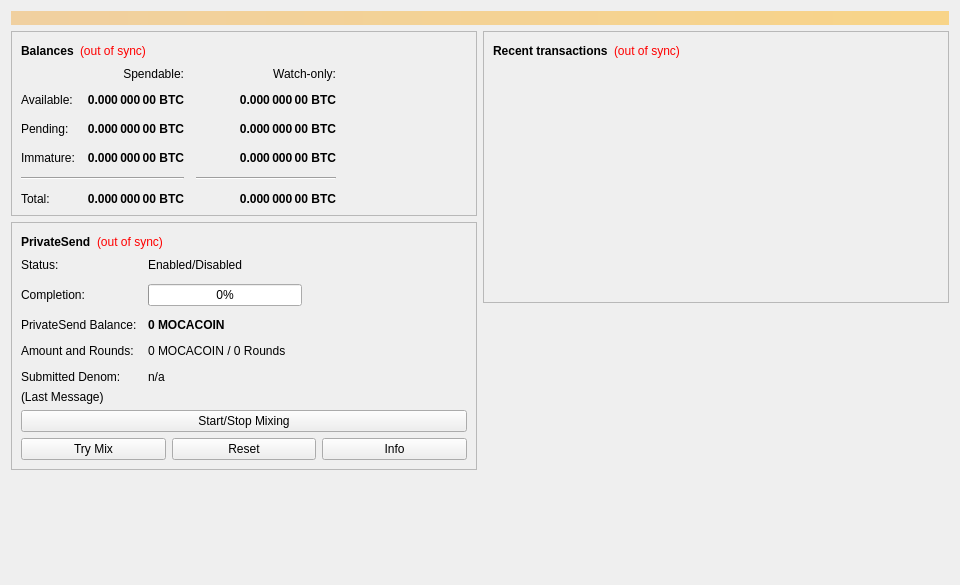
<?xml version="1.0" encoding="UTF-8"?>
<ui version="4.0">
 <class>OverviewPage</class>
 <widget class="QWidget" name="OverviewPage">
  <property name="geometry">
   <rect>
    <x>0</x>
    <y>0</y>
    <width>960</width>
    <height>585</height>
   </rect>
  </property>
  <property name="minimumSize">
   <size>
    <width>960</width>
    <height>0</height>
   </size>
  </property>
  <property name="windowTitle">
   <string>Form</string>
  </property>
  <layout class="QVBoxLayout" name="topLayout">
   <item>
    <widget class="QLabel" name="labelAlerts">
     <property name="visible">
      <bool>false</bool>
     </property>
     <property name="styleSheet">
      <string notr="true">background-color: qlineargradient(x1: 0, y1: 0, x2: 1, y2: 0, stop:0 #F0D0A0, stop:1 #F8D488); color:#000000;</string>
     </property>
     <property name="wordWrap">
      <bool>true</bool>
     </property>
     <property name="margin">
      <number>3</number>
     </property>
    </widget>
   </item>
   <item>
    <layout class="QHBoxLayout" name="horizontalLayout" stretch="1,1">
     <item>
      <layout class="QVBoxLayout" name="verticalLayout_2">
       <item>
        <widget class="QFrame" name="frame">
         <property name="frameShape">
          <enum>QFrame::StyledPanel</enum>
         </property>
         <property name="frameShadow">
          <enum>QFrame::Raised</enum>
         </property>
         <layout class="QVBoxLayout" name="verticalLayout_4">
          <item>
           <layout class="QHBoxLayout" name="horizontalLayout_4">
            <item>
             <widget class="QLabel" name="label_5">
              <property name="font">
               <font>
                <weight>75</weight>
                <bold>true</bold>
               </font>
              </property>
              <property name="text">
               <string>Balances</string>
              </property>
             </widget>
            </item>
            <item>
             <widget class="QLabel" name="labelWalletStatus">
              <property name="toolTip">
               <string>The displayed information may be out of date. Your wallet automatically synchronizes with the Mocacoin network after a connection is established, but this process has not completed yet.</string>
              </property>
              <property name="styleSheet">
               <string notr="true">QLabel { color: red; }</string>
              </property>
              <property name="text">
               <string notr="true">(out of sync)</string>
              </property>
              <property name="alignment">
               <set>Qt::AlignLeading|Qt::AlignLeft|Qt::AlignVCenter</set>
              </property>
             </widget>
            </item>
            <item>
             <spacer name="horizontalSpacer_3">
              <property name="orientation">
               <enum>Qt::Horizontal</enum>
              </property>
              <property name="sizeHint" stdset="0">
               <size>
                <width>40</width>
                <height>20</height>
               </size>
              </property>
             </spacer>
            </item>
           </layout>
          </item>
          <item>
           <layout class="QGridLayout" name="gridLayout">
            <property name="spacing">
             <number>12</number>
            </property>
            <item row="2" column="2">
             <widget class="QLabel" name="labelWatchPending">
              <property name="font">
               <font>
                <weight>75</weight>
                <bold>true</bold>
               </font>
              </property>
              <property name="cursor">
               <cursorShape>IBeamCursor</cursorShape>
              </property>
              <property name="toolTip">
               <string>Unconfirmed transactions to watch-only addresses</string>
              </property>
              <property name="text">
               <string notr="true">0.000 000 00 BTC</string>
              </property>
              <property name="alignment">
               <set>Qt::AlignRight|Qt::AlignTrailing|Qt::AlignVCenter</set>
              </property>
              <property name="textInteractionFlags">
               <set>Qt::LinksAccessibleByMouse|Qt::TextSelectableByKeyboard|Qt::TextSelectableByMouse</set>
              </property>
             </widget>
            </item>
            <item row="2" column="1">
             <widget class="QLabel" name="labelUnconfirmed">
              <property name="font">
               <font>
                <weight>75</weight>
                <bold>true</bold>
               </font>
              </property>
              <property name="cursor">
               <cursorShape>IBeamCursor</cursorShape>
              </property>
              <property name="toolTip">
               <string>Total of transactions that have yet to be confirmed, and do not yet count toward the spendable balance</string>
              </property>
              <property name="text">
               <string notr="true">0.000 000 00 BTC</string>
              </property>
              <property name="alignment">
               <set>Qt::AlignRight|Qt::AlignTrailing|Qt::AlignVCenter</set>
              </property>
              <property name="textInteractionFlags">
               <set>Qt::LinksAccessibleByMouse|Qt::TextSelectableByKeyboard|Qt::TextSelectableByMouse</set>
              </property>
             </widget>
            </item>
            <item row="3" column="2">
             <widget class="QLabel" name="labelWatchImmature">
              <property name="font">
               <font>
                <weight>75</weight>
                <bold>true</bold>
               </font>
              </property>
              <property name="cursor">
               <cursorShape>IBeamCursor</cursorShape>
              </property>
              <property name="toolTip">
               <string>Mined balance in watch-only addresses that has not yet matured</string>
              </property>
              <property name="text">
               <string notr="true">0.000 000 00 BTC</string>
              </property>
              <property name="alignment">
               <set>Qt::AlignRight|Qt::AlignTrailing|Qt::AlignVCenter</set>
              </property>
              <property name="textInteractionFlags">
               <set>Qt::LinksAccessibleByMouse|Qt::TextSelectableByKeyboard|Qt::TextSelectableByMouse</set>
              </property>
             </widget>
            </item>
            <item row="4" column="0" colspan="2">
             <widget class="Line" name="lineSpendableBalance">
              <property name="orientation">
               <enum>Qt::Horizontal</enum>
              </property>
             </widget>
            </item>
            <item row="4" column="2">
             <widget class="Line" name="lineWatchBalance">
              <property name="sizePolicy">
               <sizepolicy hsizetype="Preferred" vsizetype="Fixed">
                <horstretch>0</horstretch>
                <verstretch>0</verstretch>
               </sizepolicy>
              </property>
              <property name="minimumSize">
               <size>
                <width>140</width>
                <height>0</height>
               </size>
              </property>
              <property name="orientation">
               <enum>Qt::Horizontal</enum>
              </property>
             </widget>
            </item>
            <item row="5" column="0">
             <widget class="QLabel" name="labelTotalText">
              <property name="text">
               <string>Total:</string>
              </property>
             </widget>
            </item>
            <item row="3" column="1">
             <widget class="QLabel" name="labelImmature">
              <property name="font">
               <font>
                <weight>75</weight>
                <bold>true</bold>
               </font>
              </property>
              <property name="cursor">
               <cursorShape>IBeamCursor</cursorShape>
              </property>
              <property name="toolTip">
               <string>Mined balance that has not yet matured</string>
              </property>
              <property name="text">
               <string notr="true">0.000 000 00 BTC</string>
              </property>
              <property name="alignment">
               <set>Qt::AlignRight|Qt::AlignTrailing|Qt::AlignVCenter</set>
              </property>
              <property name="textInteractionFlags">
               <set>Qt::LinksAccessibleByMouse|Qt::TextSelectableByKeyboard|Qt::TextSelectableByMouse</set>
              </property>
             </widget>
            </item>
            <item row="2" column="3">
             <spacer name="horizontalSpacer_2">
              <property name="orientation">
               <enum>Qt::Horizontal</enum>
              </property>
              <property name="sizeHint" stdset="0">
               <size>
                <width>40</width>
                <height>20</height>
               </size>
              </property>
             </spacer>
            </item>
            <item row="3" column="0">
             <widget class="QLabel" name="labelImmatureText">
              <property name="text">
               <string>Immature:</string>
              </property>
             </widget>
            </item>
            <item row="5" column="1">
             <widget class="QLabel" name="labelTotal">
              <property name="font">
               <font>
                <weight>75</weight>
                <bold>true</bold>
               </font>
              </property>
              <property name="cursor">
               <cursorShape>IBeamCursor</cursorShape>
              </property>
              <property name="toolTip">
               <string>Your current total balance</string>
              </property>
              <property name="text">
               <string notr="true">0.000 000 00 BTC</string>
              </property>
              <property name="alignment">
               <set>Qt::AlignRight|Qt::AlignTrailing|Qt::AlignVCenter</set>
              </property>
              <property name="textInteractionFlags">
               <set>Qt::LinksAccessibleByMouse|Qt::TextSelectableByKeyboard|Qt::TextSelectableByMouse</set>
              </property>
             </widget>
            </item>
            <item row="5" column="2">
             <widget class="QLabel" name="labelWatchTotal">
              <property name="font">
               <font>
                <weight>75</weight>
                <bold>true</bold>
               </font>
              </property>
              <property name="cursor">
               <cursorShape>IBeamCursor</cursorShape>
              </property>
              <property name="toolTip">
               <string>Current total balance in watch-only addresses</string>
              </property>
              <property name="text">
               <string notr="true">0.000 000 00 BTC</string>
              </property>
              <property name="alignment">
               <set>Qt::AlignRight|Qt::AlignTrailing|Qt::AlignVCenter</set>
              </property>
              <property name="textInteractionFlags">
               <set>Qt::LinksAccessibleByMouse|Qt::TextSelectableByKeyboard|Qt::TextSelectableByMouse</set>
              </property>
             </widget>
            </item>
            <item row="0" column="2">
             <widget class="QLabel" name="labelWatchonly">
              <property name="text">
               <string>Watch-only:</string>
              </property>
              <property name="alignment">
               <set>Qt::AlignRight|Qt::AlignTrailing|Qt::AlignVCenter</set>
              </property>
             </widget>
            </item>
            <item row="1" column="0">
             <widget class="QLabel" name="labelBalanceText">
              <property name="text">
               <string>Available:</string>
              </property>
             </widget>
            </item>
            <item row="1" column="1">
             <widget class="QLabel" name="labelBalance">
              <property name="font">
               <font>
                <weight>75</weight>
                <bold>true</bold>
               </font>
              </property>
              <property name="cursor">
               <cursorShape>IBeamCursor</cursorShape>
              </property>
              <property name="toolTip">
               <string>Your current spendable balance</string>
              </property>
              <property name="text">
               <string notr="true">0.000 000 00 BTC</string>
              </property>
              <property name="alignment">
               <set>Qt::AlignRight|Qt::AlignTrailing|Qt::AlignVCenter</set>
              </property>
              <property name="textInteractionFlags">
               <set>Qt::LinksAccessibleByMouse|Qt::TextSelectableByKeyboard|Qt::TextSelectableByMouse</set>
              </property>
             </widget>
            </item>
            <item row="1" column="2">
             <widget class="QLabel" name="labelWatchAvailable">
              <property name="font">
               <font>
                <weight>75</weight>
                <bold>true</bold>
               </font>
              </property>
              <property name="cursor">
               <cursorShape>IBeamCursor</cursorShape>
              </property>
              <property name="toolTip">
               <string>Your current balance in watch-only addresses</string>
              </property>
              <property name="text">
               <string notr="true">0.000 000 00 BTC</string>
              </property>
              <property name="alignment">
               <set>Qt::AlignRight|Qt::AlignTrailing|Qt::AlignVCenter</set>
              </property>
              <property name="textInteractionFlags">
               <set>Qt::LinksAccessibleByMouse|Qt::TextSelectableByKeyboard|Qt::TextSelectableByMouse</set>
              </property>
             </widget>
            </item>
            <item row="2" column="0">
             <widget class="QLabel" name="labelPendingText">
              <property name="text">
               <string>Pending:</string>
              </property>
             </widget>
            </item>
            <item row="0" column="1">
             <widget class="QLabel" name="labelSpendable">
              <property name="text">
               <string>Spendable:</string>
              </property>
              <property name="alignment">
               <set>Qt::AlignRight|Qt::AlignTrailing|Qt::AlignVCenter</set>
              </property>
             </widget>
            </item>
           </layout>
          </item>
         </layout>
        </widget>
       </item>
       <item>
        <widget class="QFrame" name="framePrivateSend">
         <property name="layoutDirection">
          <enum>Qt::LeftToRight</enum>
         </property>
         <property name="frameShape">
          <enum>QFrame::StyledPanel</enum>
         </property>
         <property name="frameShadow">
          <enum>QFrame::Raised</enum>
         </property>
         <layout class="QVBoxLayout" name="VerticalLayout_PS1">
          <item>
           <layout class="QHBoxLayout" name="horizontalLayout_5">
            <item>
             <widget class="QLabel" name="labelPrivateSendHeader">
              <property name="font">
               <font>
                <weight>75</weight>
                <bold>true</bold>
               </font>
              </property>
              <property name="text">
               <string>PrivateSend</string>
              </property>
             </widget>
            </item>
            <item>
             <widget class="QLabel" name="labelPrivateSendSyncStatus">
              <property name="toolTip">
               <string>The displayed information may be out of date. Your wallet automatically synchronizes with the Mocacoin network after a connection is established, but this process has not completed yet.</string>
              </property>
              <property name="styleSheet">
               <string notr="true">QLabel { color: red; }</string>
              </property>
              <property name="text">
               <string notr="true">(out of sync)</string>
              </property>
              <property name="alignment">
               <set>Qt::AlignLeading|Qt::AlignLeft|Qt::AlignVCenter</set>
              </property>
             </widget>
            </item>
            <item>
             <spacer name="horizontalSpacer_4">
              <property name="orientation">
               <enum>Qt::Horizontal</enum>
              </property>
              <property name="sizeHint" stdset="0">
               <size>
                <width>40</width>
                <height>20</height>
               </size>
              </property>
             </spacer>
            </item>
           </layout>
          </item>
          <item>
           <layout class="QFormLayout" name="privateSendFormLayout">
            <property name="fieldGrowthPolicy">
             <enum>QFormLayout::AllNonFixedFieldsGrow</enum>
            </property>
            <property name="horizontalSpacing">
             <number>11</number>
            </property>
            <property name="verticalSpacing">
             <number>12</number>
            </property>
            <item row="0" column="0">
             <widget class="QLabel" name="labelPrivateSendEnabledText">
              <property name="text">
               <string>Status:</string>
              </property>
             </widget>
            </item>
            <item row="0" column="1">
             <widget class="QLabel" name="labelPrivateSendEnabled">
              <property name="text">
               <string>Enabled/Disabled</string>
              </property>
             </widget>
            </item>
            <item row="1" column="0">
             <widget class="QLabel" name="labelCompletitionText">
              <property name="text">
               <string>Completion:</string>
              </property>
             </widget>
            </item>
            <item row="1" column="1">
             <widget class="QProgressBar" name="privateSendProgress">
              <property name="maximumSize">
               <size>
                <width>154</width>
                <height>16777215</height>
               </size>
              </property>
              <property name="value">
               <number>0</number>
              </property>
             </widget>
            </item>
            <item row="2" column="0">
             <widget class="QLabel" name="labelAnonymizedText">
              <property name="text">
               <string>PrivateSend Balance:</string>
              </property>
             </widget>
            </item>
            <item row="2" column="1">
             <widget class="QLabel" name="labelAnonymized">
              <property name="font">
               <font>
                <weight>75</weight>
                <bold>true</bold>
               </font>
              </property>
              <property name="text">
               <string notr="true">0 MOCACOIN</string>
              </property>
             </widget>
            </item>
            <item row="3" column="0">
             <widget class="QLabel" name="labelAmountAndRoundsText">
              <property name="text">
               <string>Amount and Rounds:</string>
              </property>
             </widget>
            </item>
            <item row="3" column="1">
             <widget class="QLabel" name="labelAmountRounds">
              <property name="text">
               <string>0 MOCACOIN / 0 Rounds</string>
              </property>
             </widget>
            </item>
            <item row="4" column="0">
             <widget class="QLabel" name="labelSubmittedDenomText">
              <property name="text">
               <string>Submitted Denom:</string>
              </property>
             </widget>
            </item>
            <item row="4" column="1">
             <widget class="QLabel" name="labelSubmittedDenom">
              <property name="toolTip">
               <string>The denominations you submitted to the Masternode.&lt;br&gt;To mix, other users must submit the exact same denominations.</string>
              </property>
              <property name="text">
               <string>n/a</string>
              </property>
             </widget>
            </item>
           </layout>
          </item>
          <item>
           <layout class="QVBoxLayout" name="VerticalLayout_PS">
            <item>
             <widget class="QLabel" name="labelPrivateSendLastMessage">
              <property name="text">
               <string>(Last Message)</string>
              </property>
              <property name="alignment">
               <set>Qt::AlignLeading|Qt::AlignLeft|Qt::AlignTop</set>
              </property>
              <property name="wordWrap">
               <bool>true</bool>
              </property>
             </widget>
            </item>
            <item>
             <widget class="QPushButton" name="togglePrivateSend">
              <property name="sizePolicy">
               <sizepolicy hsizetype="MinimumExpanding" vsizetype="Fixed">
                <horstretch>0</horstretch>
                <verstretch>0</verstretch>
               </sizepolicy>
              </property>
              <property name="text">
               <string>Start/Stop Mixing</string>
              </property>
             </widget>
            </item>
            <item>
             <layout class="QHBoxLayout" name="horizontalLayout_debugbuttons">
              <item>
               <widget class="QPushButton" name="privateSendAuto">
                <property name="sizePolicy">
                 <sizepolicy hsizetype="MinimumExpanding" vsizetype="Fixed">
                  <horstretch>0</horstretch>
                  <verstretch>0</verstretch>
                 </sizepolicy>
                </property>
                <property name="toolTip">
                 <string>Try to manually submit a PrivateSend request.</string>
                </property>
                <property name="text">
                 <string>Try Mix</string>
                </property>
               </widget>
              </item>
              <item>
               <widget class="QPushButton" name="privateSendReset">
                <property name="sizePolicy">
                 <sizepolicy hsizetype="MinimumExpanding" vsizetype="Fixed">
                  <horstretch>0</horstretch>
                  <verstretch>0</verstretch>
                 </sizepolicy>
                </property>
                <property name="toolTip">
                 <string>Reset the current status of PrivateSend (can interrupt PrivateSend if it's in the process of Mixing, which can cost you money!)</string>
                </property>
                <property name="autoFillBackground">
                 <bool>false</bool>
                </property>
                <property name="text">
                 <string>Reset</string>
                </property>
               </widget>
              </item>
              <item>
               <widget class="QPushButton" name="privateSendInfo">
                <property name="sizePolicy">
                 <sizepolicy hsizetype="MinimumExpanding" vsizetype="Fixed">
                  <horstretch>0</horstretch>
                  <verstretch>0</verstretch>
                 </sizepolicy>
                </property>
                <property name="toolTip">
                 <string>Information about PrivateSend and Mixing</string>
                </property>
                <property name="text">
                 <string>Info</string>
                </property>
               </widget>
              </item>
             </layout>
            </item>
           </layout>
          </item>
         </layout>
        </widget>
       </item>
       <item>
        <spacer name="verticalSpacer">
         <property name="orientation">
          <enum>Qt::Vertical</enum>
         </property>
         <property name="sizeHint" stdset="0">
          <size>
           <width>20</width>
           <height>40</height>
          </size>
         </property>
        </spacer>
       </item>
      </layout>
     </item>
     <item>
      <layout class="QVBoxLayout" name="verticalLayout_3">
       <item>
        <widget class="QFrame" name="frame_2">
         <property name="frameShape">
          <enum>QFrame::StyledPanel</enum>
         </property>
         <property name="frameShadow">
          <enum>QFrame::Raised</enum>
         </property>
         <layout class="QVBoxLayout" name="verticalLayout">
          <item>
           <layout class="QHBoxLayout" name="horizontalLayout_2">
            <item>
             <widget class="QLabel" name="label_4">
              <property name="font">
               <font>
                <weight>75</weight>
                <bold>true</bold>
               </font>
              </property>
              <property name="text">
               <string>Recent transactions</string>
              </property>
             </widget>
            </item>
            <item>
             <widget class="QLabel" name="labelTransactionsStatus">
              <property name="toolTip">
               <string>The displayed information may be out of date. Your wallet automatically synchronizes with the Mocacoin network after a connection is established, but this process has not completed yet.</string>
              </property>
              <property name="styleSheet">
               <string notr="true">QLabel { color: red; }</string>
              </property>
              <property name="text">
               <string notr="true">(out of sync)</string>
              </property>
              <property name="alignment">
               <set>Qt::AlignLeading|Qt::AlignLeft|Qt::AlignVCenter</set>
              </property>
             </widget>
            </item>
            <item>
             <spacer name="horizontalSpacer">
              <property name="orientation">
               <enum>Qt::Horizontal</enum>
              </property>
              <property name="sizeHint" stdset="0">
               <size>
                <width>40</width>
                <height>20</height>
               </size>
              </property>
             </spacer>
            </item>
           </layout>
          </item>
          <item>
           <widget class="QListView" name="listTransactions">
            <property name="styleSheet">
             <string notr="true">QListView { background: transparent; }</string>
            </property>
            <property name="frameShape">
             <enum>QFrame::NoFrame</enum>
            </property>
            <property name="verticalScrollBarPolicy">
             <enum>Qt::ScrollBarAlwaysOff</enum>
            </property>
            <property name="horizontalScrollBarPolicy">
             <enum>Qt::ScrollBarAlwaysOff</enum>
            </property>
            <property name="selectionMode">
             <enum>QAbstractItemView::NoSelection</enum>
            </property>
           </widget>
          </item>
         </layout>
        </widget>
       </item>
       <item>
        <spacer name="verticalSpacer_2">
         <property name="orientation">
          <enum>Qt::Vertical</enum>
         </property>
         <property name="sizeHint" stdset="0">
          <size>
           <width>20</width>
           <height>40</height>
          </size>
         </property>
        </spacer>
       </item>
      </layout>
     </item>
    </layout>
   </item>
  </layout>
 </widget>
 <resources/>
 <connections/>
</ui>
